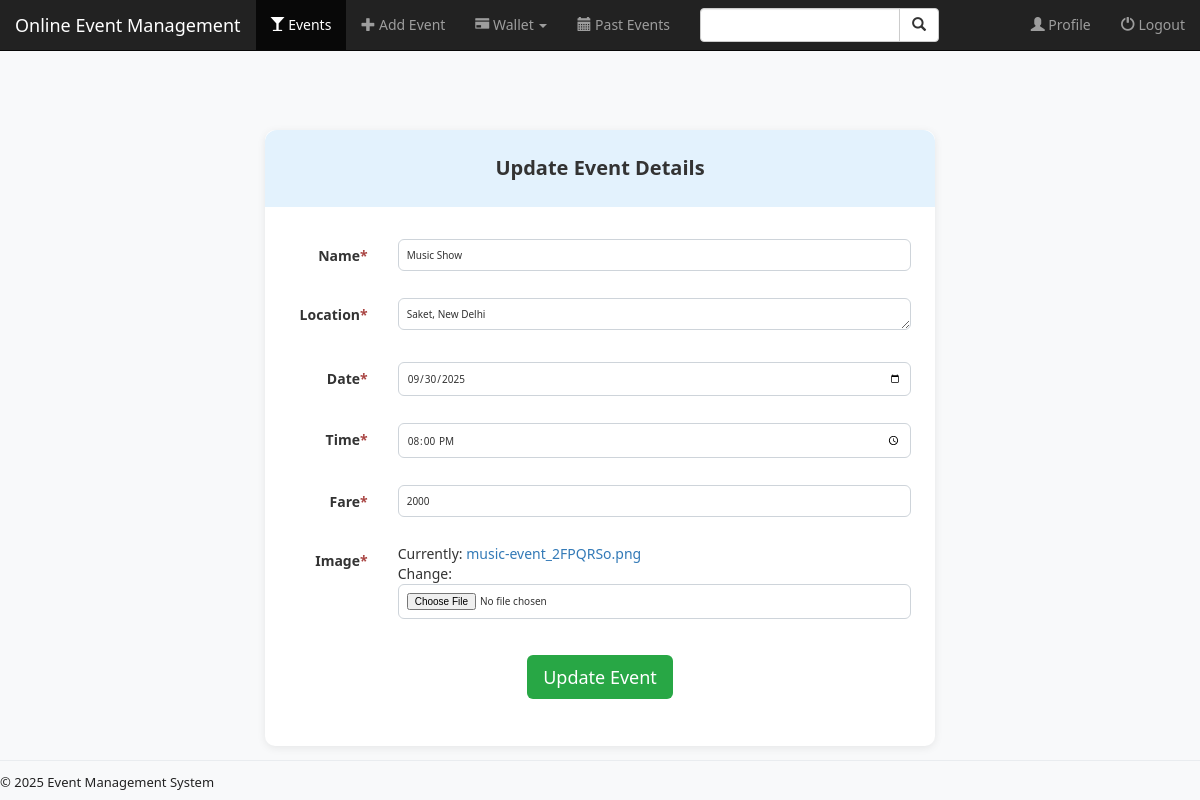
The page /event/update/1/ (signed in) on the database its author committed.
### event/models.py (models this page shows, shortened)
class Event(models.Model):
    name = models.CharField(max_length=50, null=False)
    image = models.ImageField(default='settings.MEDIA_ROOT/default_event.jpg')
    location = models.TextField(max_length=500, null=False)
    date = models.DateField(null=True)
    time = models.TimeField(null=True)
    manager = models.ForeignKey(User, on_delete=models.CASCADE)
    fare = models.PositiveIntegerField(null=True)

### event/views.py (the view, shortened to what this page needs)
# urls.py: re_path(r'^update/(?P<pk>[0-9]+)/$', views.EventUpdate.as_view(), name='update_event'),
class EventUpdate(UpdateView):
    model = Event
    form_class = EventForm
    def get(self, request, *args, **kwargs):
        if not request.user.is_superuser:
            return render(request, '403.html', status=403)
        pk = kwargs.get('pk')
        event = get_object_or_404(Event, pk=pk)
        form = self.form_class(instance=event)
        user = request.user
        return render(request, 'event/event_form.html', {
            'form': form,
            'event': event
        })

### event/forms.py
class EventForm(forms.ModelForm):
    name = forms.CharField(required=True, widget=forms.TextInput(attrs={'maxlength': '50'}))
    location = forms.CharField(widget=forms.Textarea(attrs={'rows': 1, 'maxlength': '500'}), required=True)
    date = forms.DateField(widget=forms.DateInput(attrs={'type': 'date'}), required=True)
    time = forms.TimeField(widget=forms.TimeInput(attrs={'type': 'time'}))
    fare = forms.CharField(widget=forms.NumberInput(attrs={'inputmode': 'numeric' }), required=True )
    image = forms.ImageField(required=True)
    class Meta:
        model = Event
        fields = ['name', 'location', 'date', 'time', 'fare', 'image']

### event/templates/event/event_form.html (shortened to what this page needs)
{% extends "event/base.html" %}
{% block events_active %}active{% endblock %}
{% block body %}
<div class="container event-main-content event-form-container">
    <div class="card event-form-card" style="padding:0;">
        <div class="form-heading">
            {% if event %}Update Event Details{% else %}Add New Event{% endif %}
        </div>
        <div style="padding:32px 24px; border-radius:0 0 12px 12px;">
            <form class="form-horizontal" role="form" method="post" enctype="multipart/form-data">
                {% include "event/form_template.html" %}
                <div class="form-group text-center event-form-btn-group">
                    <button type="submit" class="btn btn-success btn-lg">{% if event %}Update Event{% else %}Add Event{% endif %}</button>
                </div>
            </form>
        </div>
    </div>
</div>
{% endblock %}

### event/templates/event/form_template.html (shortened to what this page needs)
{% for field in form %}
<div class="form-group">
    <label class="control-label col-sm-2" style="text-align:right;">
        {{ field.label }}{% if field.field.required %}<span class="text-danger">*</span>{% endif %}
    </label>
    <div class="col-sm-10">
        {{ field }}
    </div>
</div>
{% endfor %}

### static/event/css/style.css (style rules this page uses)
.form-heading { font-size: 2rem; font-weight: 700; text-align: center; border-radius: 12px 12px 0 0; background: #e3f2fd; padding: 24px 24px; width: 100%; }
.event-form-container { max-width: 700px; margin-top: 60px; margin-bottom: 30px; }
.event-form-card { box-shadow: 0 2px 8px rgba(0,0,0,0.08); border-radius: 12px; padding: 40px 32px; background: #fff; }
.event-form-btn-group { margin-top: 24px; }
.form-heading { font-size:2rem; font-weight:700; text-align:center; border-radius:12px 12px 0 0; background:#e3f2fd; padding:24px 24px; width:100%; }
html { position: relative; min-height: 100%; }
body { margin-bottom: 60px; }
body, html { height: 100%; margin: 0; padding: 0; position: relative; min-height: 100vh; }
body { background: #f8f9fa; font-family: 'Segoe UI', Arial, sans-serif; }
.card { border-radius: 10px; }
.btn-success { background-color: #28a745; border: none; }
.form-group label { font-weight: 600; margin-bottom: 6px; }
.form-group input, .form-group textarea { border-radius: 6px; border: 1px solid #ced4da; padding: 8px; font-size: 1rem; width: 100%; margin-bottom: 12px; }

### rows shown on the page
Event: form "Music Show" "Saket, New Delhi" "09/30/2025" "20:00:00" "2000"

### other values the page prints
{{ field.label }} "Name" "Location" "Date" "Time" "Fare" "Image"
{{ year|default:2025 }} "2025"
